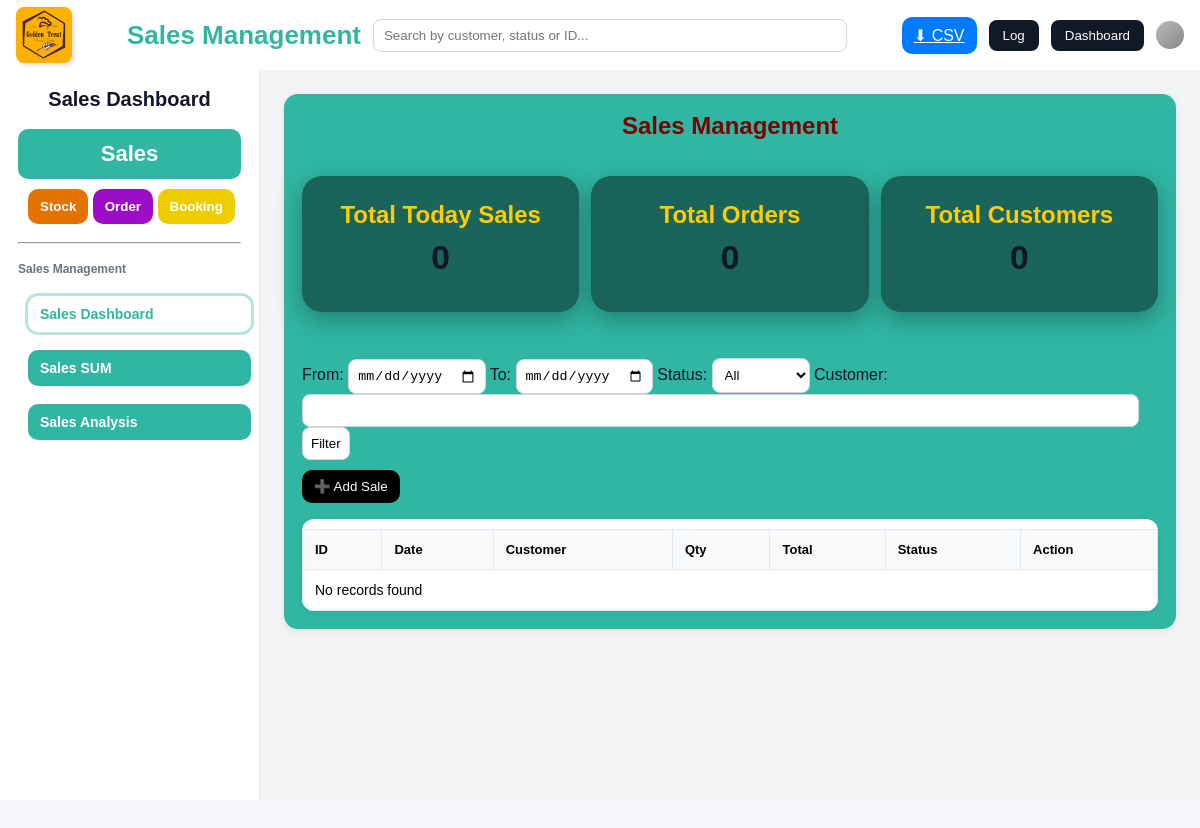
The app's page /sales/index.php, older data.
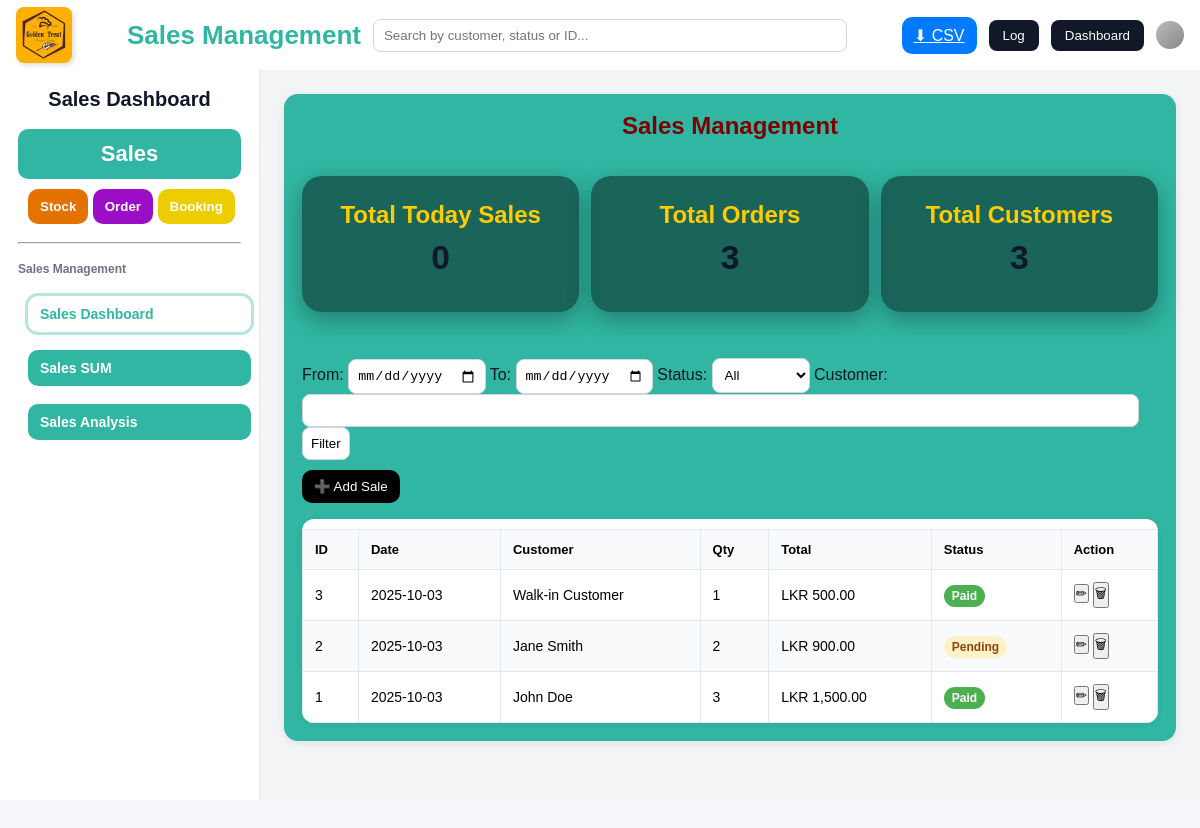
The same page, newer data.
### tables this page shows
CREATE TABLE sales (
  id INT AUTO_INCREMENT PRIMARY KEY,
  date DATE NOT NULL,
  customer VARCHAR(100) NOT NULL,   
  user_id INT NULL,                
  quantity INT NOT NULL,   
  total DECIMAL(10,2) NOT NULL,   
  status ENUM('Pending', 'Paid', 'Cancelled', 'Returned') DEFAULT 'Pending',   
  staff VARCHAR(100) DEFAULT 'Admin',   
  created_at TIMESTAMP DEFAULT CURRENT_TIMESTAMP,   
  FOREIGN KEY (user_id) REFERENCES users(id) ON DELETE SET NULL
);

### sales/index.php (the view, shortened to what this page needs)
<?php
$host = "localhost";
$user = "root";
$pass = "";
$db   = "golden_treat";
$conn = new mysqli($host, $user, $pass, $db);
$where = "1=1";
$sql = "SELECT id, date, customer, user_id, quantity, total, status, staff FROM sales WHERE $where ORDER BY id DESC";
$stmt = $conn->prepare($sql);
$stmt->execute();
$result = $stmt->get_result();
$sales = $result->fetch_all(MYSQLI_ASSOC);
$stats = [];
$qarr = [
    "todaySales"   => "SELECT COUNT(*) AS val FROM sales WHERE date = CURDATE()",
    "totalOrders"  => "SELECT COUNT(*) AS val FROM sales",
    "totalCus"     => "SELECT COUNT(DISTINCT customer) AS val FROM sales",
    "todayRevenue" => "SELECT IFNULL(SUM(total),0) AS val FROM sales WHERE date = CURDATE()"
];
foreach ($qarr as $k => $q) {
    $r = $conn->query($q)->fetch_assoc();
    $stats[$k] = $r['val'];
}
?>
<!DOCTYPE html>
<html lang="en">
<head>
  <link rel="stylesheet" href="../style1.css">
</head>
<body>
  <div class="header">
    <div class="header-left"><img src="../logo.jpg" alt="Logo"></div>
    <div class="header-middle">
      <div class="header-middle-title">Sales Management</div>
      <div class="search-bar"><input id="globalSearch" type="text" placeholder="Search by customer, status or ID..."></div>
    </div>
    <div class="header-right">
      <a class="btn" href="?<?= http_build_query(array_merge($_GET, ['export'=>'csv'])) ?>">⬇ CSV</a>
      <button class="role-btn" onclick="window.location.href='../log.php'">Log</button>
      <button class="role-btn" onclick="window.location.href='../index.html'">Dashboard</button>
      <div class="user-icon"></div>
    </div>
  </div>
  <div class="layout">
    <aside class="sidebar">
      <h1>Sales Dashboard</h1>
      <nav>
        <button class="salesbtn" onclick="window.location.href='index.php'">Sales</button>
        <div class="otherbtn">
          <button class="Sbtn" onclick="window.location.href='../stoke/stock.php'">Stock</button>
          <button class="Ubtn" onclick="window.location.href='../order/order.php'">Order</button>
          <button class="Bbtn" onclick="window.location.href='../booking/index.html'">Booking</button>
        </div>
        <hr>
        <p>Sales Management</p>
        <div class="salebtn">
          <button class="tab-btn active" onclick="window.location.href='index.php'">Sales Dashboard</button>
          <button class="tab-btn" onclick="window.location.href='index2.php'">Sales SUM</button>
          <button class="tab-btn" onclick="window.location.href='index3.php'">Sales Analysis</button>
        </div>
      </nav>
    </aside>
    <main class="free-area">
      <section id="sales-dashboard" class="panel active">
        <div class="content">
          <h1>Sales Management</h1>
          <div class="cards">
            <div class="card"><h3>Total Today Sales</h3><p><?= $stats['todaySales'] ?></p></div>
            <div class="card"><h3>Total Orders</h3><p><?= $stats['totalOrders'] ?></p></div>
            <div class="card"><h3>Total Customers</h3><p><?= $stats['totalCus'] ?></p></div>
          </div>
          <div class="toolbar">
            <div class="filter-bar">
              <form method="GET">
                From: <input type="date" name="from" value="<?= $_GET['from'] ?? '' ?>">
                To: <input type="date" name="to" value="<?= $_GET['to'] ?? '' ?>">
                Status:
                <select name="status">
                  <option value="">All</option>
                </select>
                Customer: <input type="text" name="customer" value="<?= $_GET['customer'] ?? '' ?>">
                <button type="submit">Filter</button>
              </form>
            </div>
            <div style="flex:1">
              <button class="btn secondary" onclick="openForm()">➕ Add Sale</button>
            </div>
          </div>
          <div class="table-wrap">
            <table id="salesTable">
              <thead>
                <tr>
                  <th>ID</th><th>Date</th><th>Customer</th><th>Qty</th><th>Total</th><th>Status</th><th>Action</th>
                </tr>
              </thead>
              <tbody>
                <?php if (empty($sales)): ?>
                  <tr><td colspan="7" class="text-center">No records found</td></tr>
                <?php else: ?>
                  <?php foreach ($sales as $s): ?>
                    <tr>
                      <td><?= $s['id'] ?></td>
                      <td><?= $s['date'] ?></td>
                      <td><?= htmlspecialchars($s['customer']) ?></td>
                      <td><?= $s['quantity'] ?></td>
                      <td>LKR <?= number_format($s['total'],2) ?></td>
                      <td><span class="badge <?= $s['status'] ?>"><?= $s['status'] ?></span></td>
                      <td>
                        <button class="edit" onclick="
                          document.getElementById('edit_id').value='<?= $s['id'] ?>';
                          document.getElementById('edit_date').value='<?= $s['date'] ?>';
                          document.getElementById('edit_customer').value='<?= htmlspecialchars($s['customer']) ?>';
                          document.getElementById('edit_quantity').value='<?= $s['quantity'] ?>';
                          document.getElementById('edit_total').value='<?= $s['total'] ?>';
                          document.getElementById('edit_status').value='<?= $s['status'] ?>';
                          openModal('editModal');
                        ">✏</button>
                        <button class="del" onclick="
                          document.getElementById('delete_id').value='<?= $s['id'] ?>';
                          openModal('deleteModal');
                        ">🗑</button>
                      </td>
                    </tr>
                  <?php endforeach; ?>
                <?php endif; ?>
              </tbody>
            </table>
          </div>
        </div>
      </section>
    </main>
  </div>
</body>
</html>

Row changes from the older to the newer data that the page shows:
added sales: id "3", date "2025-10-03", customer "Walk-in Customer", quantity "1", total "500.00", status "Paid"
added sales: id "2", date "2025-10-03", customer "Jane Smith", quantity "2", total "900.00", status "Pending"
added sales: id "1", date "2025-10-03", customer "John Doe", quantity "3", total "1,500.00", status "Paid"
Text that changed along with them:
$stats['totalOrders']: "0" → "3"
$stats['totalCus']: "0" → "3"
text no longer shown: "No records found"
